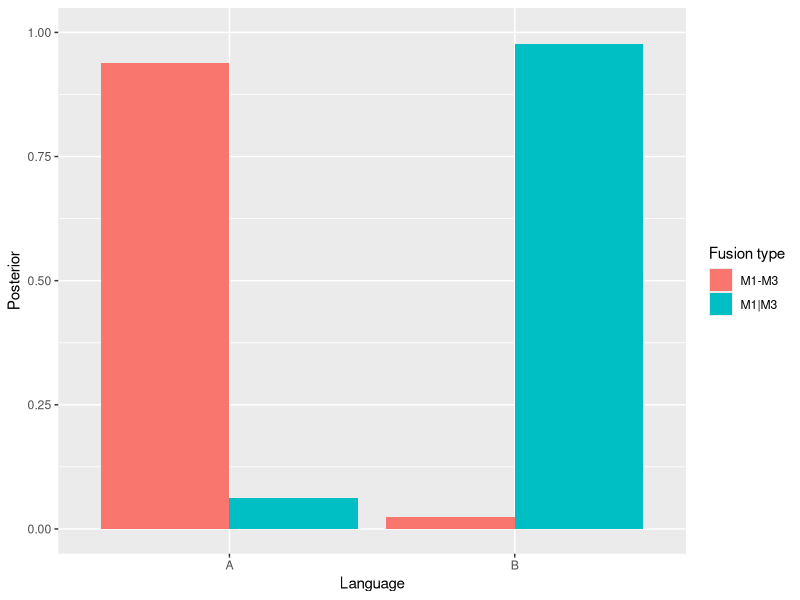
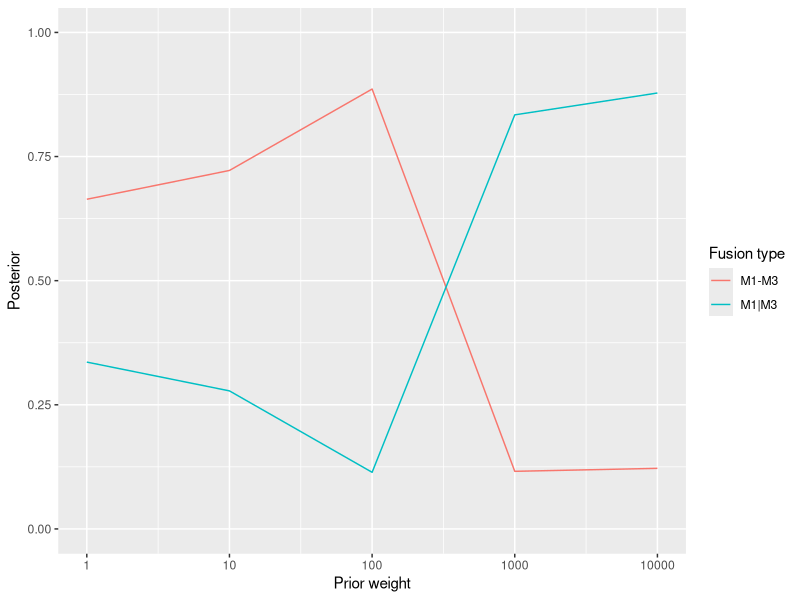
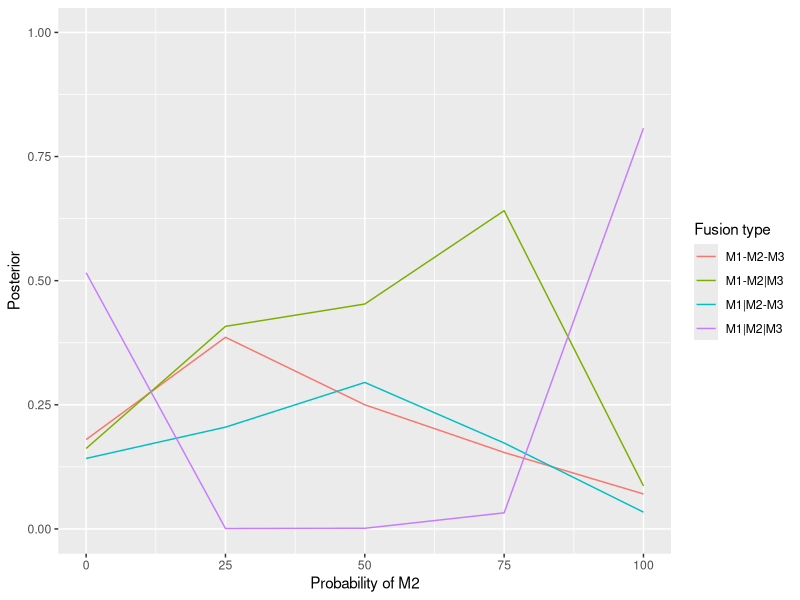
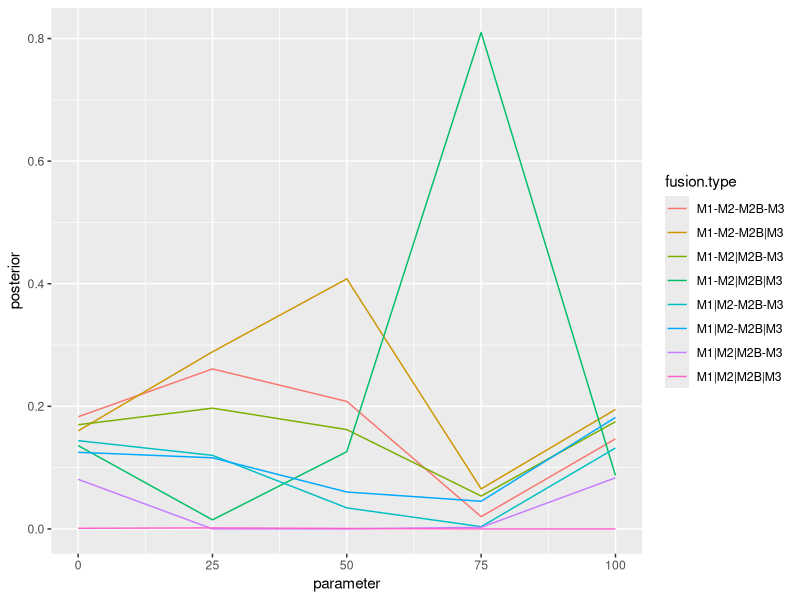
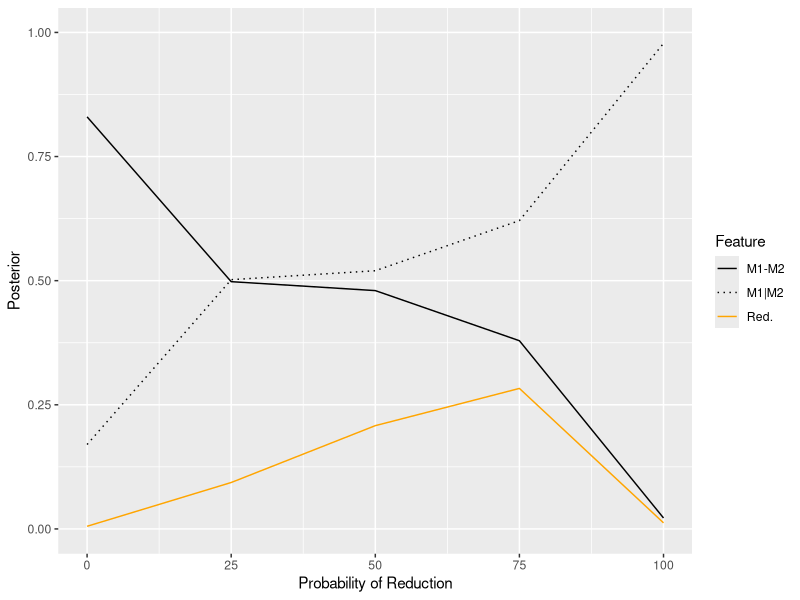
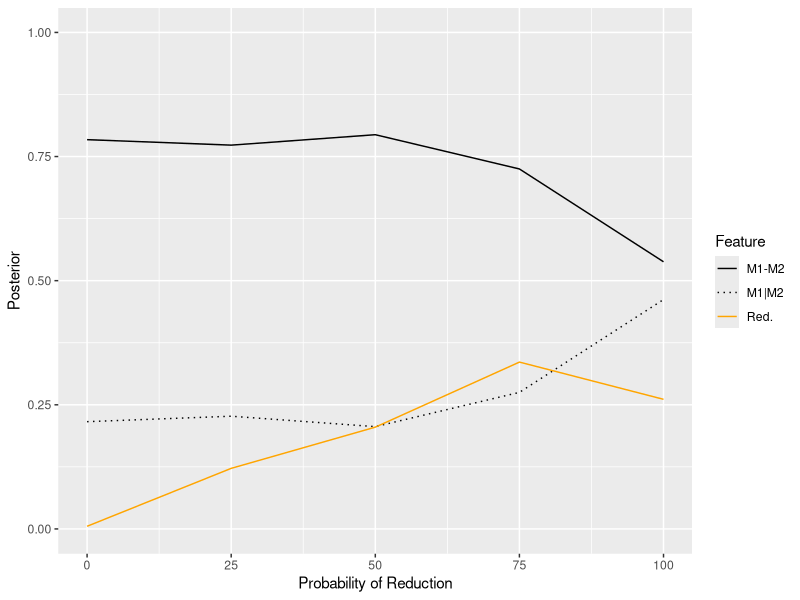
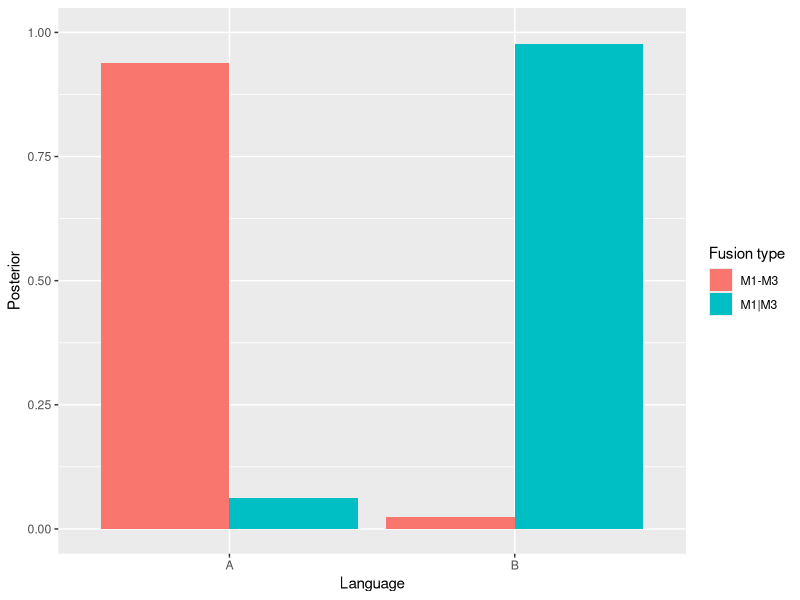
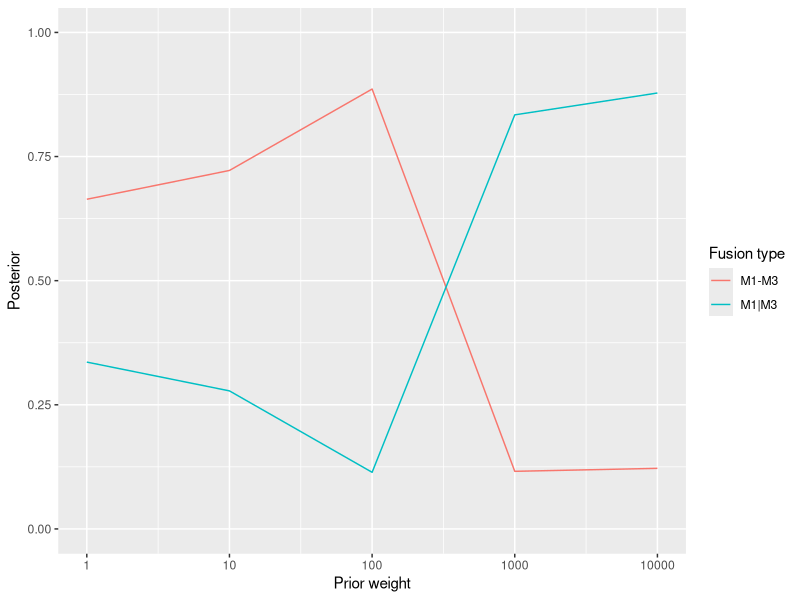

These charts were generated, in order, by the following R code:
library(ggplot2)

data <- read.csv("doc/synth-results.csv")

ab <- subset(data, series == "A" | series == "B")
ggplot(data=ab, aes(y=posterior, x=series, fill=fusion.type)) + geom_col(position=position_dodge()) + xlab("Language") + ylab("Posterior") + labs(fill="Fusion type") + ylim(0, 1)
ggsave("doc/img/AB.png", width=4, height=2)

cc <- subset(data, series == "C")
ggplot(data=cc, aes(y=posterior, x=parameter, color=fusion.type)) + geom_line() + scale_x_log10() + xlab("Prior weight") + ylab("Posterior") + labs(color="Fusion type") + ylim(0, 1)
ggsave("doc/img/CC.png", width=4, height=2)

dd <- subset(data, series == "D")
ggplot(data=dd, aes(y=posterior, x=parameter, color=fusion.type)) + geom_line()  + xlab("Probability of M2") + ylab("Posterior") + labs(color="Fusion type") + ylim(0, 1)
ggsave("doc/img/DD.png", width=4, height=2)

ee <- subset(data, series == "E")
ggplot(data=ee, aes(y=posterior, x=parameter, color=fusion.type)) + geom_line()
ggsave("doc/img/EE.png")

dataAssim <- read.csv("doc/synth-results-assim.csv")

hh <- subset(dataAssim, series == "H")

ggplot(data=hh, aes(y=posterior, x=parameter, color=fusion.type, linetype=fusion.type)) + geom_line() + xlab("Probability of Reduction") + ylab("Posterior") + ylim(0, 1) + scale_color_manual(
				name="Feature", breaks=c("M1-M2", "M1|M2", "Red."),
				labels=c("M1-M2", "M1|M2", "Red."),
				values=c("black", "black", "orange")) +
      scale_linetype_manual(
				name="Feature", breaks=c("M1-M2", "M1|M2", "Red."),
				labels=c("M1-M2", "M1|M2", "Red."),
				values=c("solid", "dotted", "solid"))

ggsave("doc/img/HH.png", width=4, height=2)

ii <- subset(dataAssim, series == "I")

ggplot(data=ii, aes(y=posterior, x=parameter, color=fusion.type, linetype=fusion.type)) + geom_line() + xlab("Probability of Reduction") + ylab("Posterior") + labs(color="Feature")  + ylim(0, 1) + scale_color_manual(
				name="Feature", breaks=c("M1-M2", "M1|M2", "Red."),
				labels=c("M1-M2", "M1|M2", "Red."),
				values=c("black", "black", "orange")) +
      scale_linetype_manual(
				name="Feature", breaks=c("M1-M2", "M1|M2", "Red."),
				labels=c("M1-M2", "M1|M2", "Red."),
				values=c("solid", "dotted", "solid"))
ggsave("doc/img/II.png", width=4, height=2)
